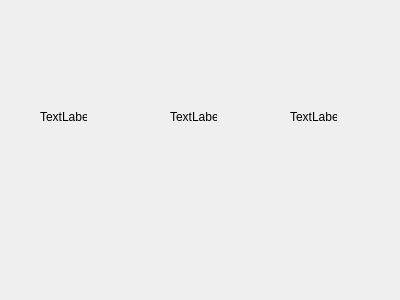
<?xml version="1.0" encoding="UTF-8"?>
<ui version="4.0">
 <class>clientDialog</class>
 <widget class="QDialog" name="clientDialog">
  <property name="geometry">
   <rect>
    <x>0</x>
    <y>0</y>
    <width>400</width>
    <height>300</height>
   </rect>
  </property>
  <property name="windowTitle">
   <string>Dialog</string>
  </property>
  <widget class="QLabel" name="azimuth">
   <property name="geometry">
    <rect>
     <x>40</x>
     <y>110</y>
     <width>47</width>
     <height>13</height>
    </rect>
   </property>
   <property name="text">
    <string>TextLabel</string>
   </property>
  </widget>
  <widget class="QLabel" name="cElevation">
   <property name="geometry">
    <rect>
     <x>170</x>
     <y>110</y>
     <width>47</width>
     <height>13</height>
    </rect>
   </property>
   <property name="text">
    <string>TextLabel</string>
   </property>
  </widget>
  <widget class="QLabel" name="elevation">
   <property name="geometry">
    <rect>
     <x>290</x>
     <y>110</y>
     <width>47</width>
     <height>13</height>
    </rect>
   </property>
   <property name="text">
    <string>TextLabel</string>
   </property>
  </widget>
 </widget>
 <resources/>
 <connections/>
</ui>
